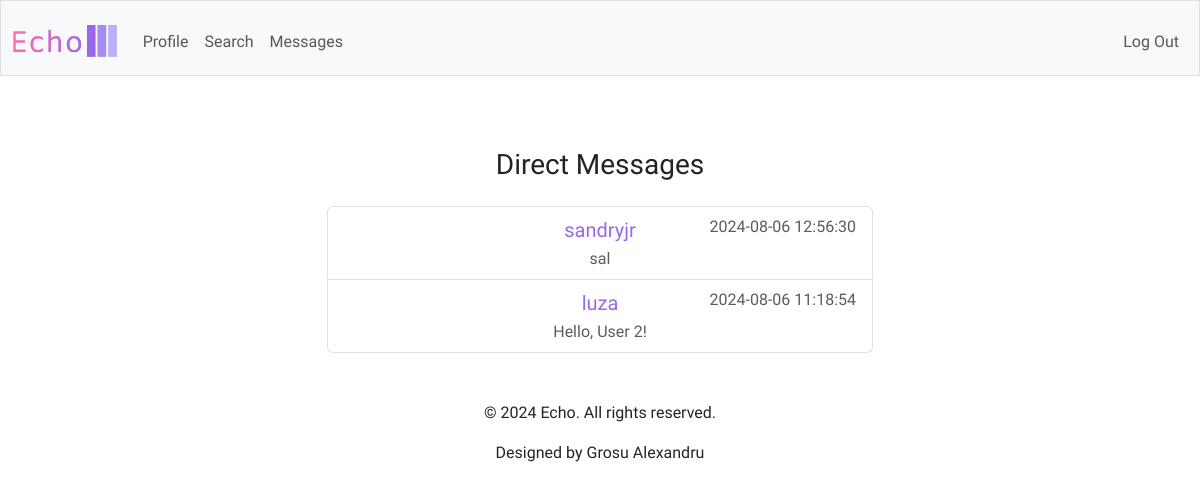
Page /messages (signed in) on the committed database.
### tables this page shows
CREATE TABLE conversations (
    id INTEGER PRIMARY KEY AUTOINCREMENT,
    created_at TIMESTAMP DEFAULT CURRENT_TIMESTAMP
);

### app.py (the view)
@app.route('/messages')
@login_required
def messages():
    user_id = session['user_id']
    conversations = db.execute('''
        SELECT c.id, u.username, MAX(m.created_at) AS last_message_time,
               (SELECT content FROM messages m2
                WHERE m2.conversation_id = c.id
                ORDER BY m2.created_at DESC
                LIMIT 1) AS last_message
        FROM conversations c
        JOIN conversation_participants cp1 ON c.id = cp1.conversation_id
        JOIN conversation_participants cp2 ON c.id = cp2.conversation_id
        JOIN users u ON cp2.user_id = u.id
        LEFT JOIN messages m ON c.id = m.conversation_id
        WHERE cp1.user_id = ? AND cp2.user_id != cp1.user_id
        GROUP BY c.id, u.username
        ORDER BY last_message_time DESC
    ''', user_id)
    return render_template('messages.html', conversations=conversations)

### app.py (called while the page is built)
@app.after_request
def after_request(response):
    response.headers["Cache-Control"] = "no-cache, no-store, must-revalidate"
    response.headers["Expires"] = 0
    response.headers["Pragma"] = "no-cache"
    return response

### helpers.py (called while the page is built)
def login_required(f):
    @wraps(f)
    def decorated_function(*args, **kwargs):
        if session.get("user_id") is None:
            return redirect("/login")
        return f(*args, **kwargs)
    return decorated_function

### templates/messages.html (shortened to what this page needs)
{% extends "layout.html" %}
{% block main %}
    <div class="container">
        <h3 class="my-4">Direct Messages</h3>
        <ul class="list-group mx-auto w-50">
            {% for conversation in conversations %}
                <li class="list-group-item position-relative">
                    <a href="{{ url_for('conversation', conversation_id=conversation['id']) }}" class="purple text-decoration-none position-absolute start-50 translate-middle-x fs-5">
                        {{ conversation['username'] }}
                    </a>
                    <span class="text-muted position-relative float-end">{{ conversation['last_message_time'] }}</span>
                    <br>
                    <div class="mt-2 text-muted position-relative text-center text-truncate" style="max-width: 100%;">
                        {{ conversation['last_message'] }}
                    </div>
                </li>
            {% endfor %}
        </ul>
    </div>
{% endblock %}

### static/styles.css (style rules this page uses)
body { font-family: "Amiko", sans-serif; }
.purple { color: #9b68e7; }

### rows in the picture
conversations: username "sandryjr", last_message_time "2024-08-06 12:56:30", last_message "sal"
conversations: username "luza", last_message_time "2024-08-06 11:18:54", last_message "Hello, User 2!"
